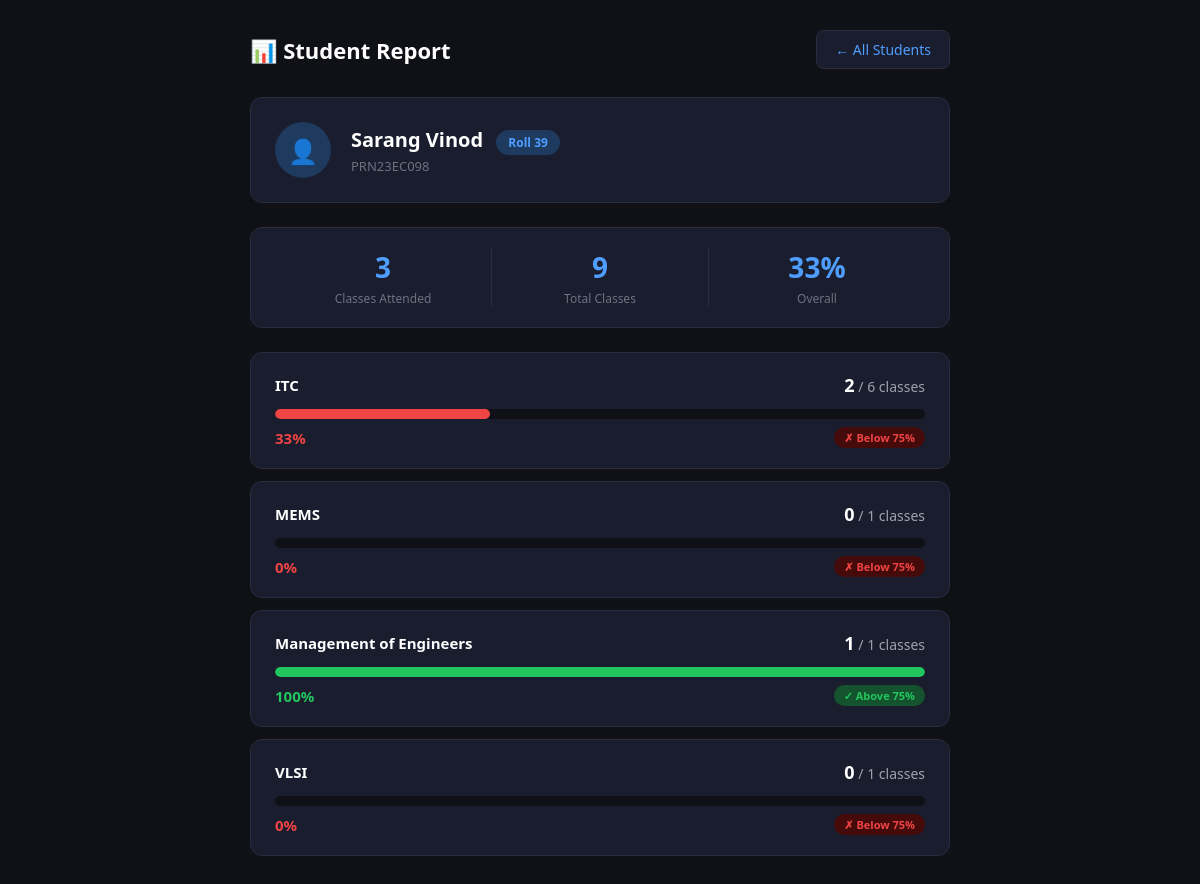
/student_report/PRN23EC098, run on the app's committed database.
### tables this page shows
CREATE TABLE students (
            roll_no      INTEGER PRIMARY KEY,
            student_id   TEXT NOT NULL UNIQUE,
            student_name TEXT NOT NULL
        );

### app2.py (the view)
@app.route("/student_report/<student_id>")
def student_report(student_id):
    student, report = get_student_report(student_id)
    if not student:
        return redirect(url_for("reports"))
    return render_template("student_report2.html", student=student, report=report)

### database2.py (called while the page is built)
def get_connection():
    conn = sqlite3.connect(DATABASE_FILE)
    conn.row_factory = sqlite3.Row
    return conn

### templates/Student_report2.html (shortened to what this page needs)
<!DOCTYPE html>
<html lang="en">
<head>
</head>
<body>
<div class="container">
    <header>
        <h1>📊 Student Report</h1>
        <a href="/reports" class="back-btn">← All Students</a>
    </header>
    <div class="student-card">
        <div class="avatar">👤</div>
        <div>
            <div class="student-name">
                {{ student.student_name }}
                <span class="roll-badge">Roll {{ student.roll_no }}</span>
            </div>
            <div class="student-meta">{{ student.student_id }}</div>
        </div>
    </div>
    {% if report %}
    {% set total_attended = report | sum(attribute='attended') %}
    {% set total_classes  = report | sum(attribute='total') %}
    {% set overall_pct    = ((total_attended / total_classes) * 100) | round | int if total_classes > 0 else 0 %}
    <div class="summary">
        <div class="summary-item">
            <div class="summary-num">{{ total_attended }}</div>
            <div class="summary-label">Classes Attended</div>
        </div>
        <div class="summary-item">
            <div class="summary-num">{{ total_classes }}</div>
            <div class="summary-label">Total Classes</div>
        </div>
        <div class="summary-item">
            <div class="summary-num">{{ overall_pct }}%</div>
            <div class="summary-label">Overall</div>
        </div>
    </div>
    {% for r in report %}
    <div class="subject-card">
        <div class="subject-header">
            <span class="subject-name">{{ r.subject }}</span>
            <span class="fraction">
                <span>{{ r.attended }}</span> / {{ r.total }} classes
            </span>
        </div>
        <div class="bar-bg">
            <div class="bar-fill bar-{{ r.status }}" style="width: {{ r.percentage }}%"></div>
        </div>
        <div class="subject-footer">
            <span class="pct-{{ r.status }}">{{ r.percentage }}%</span>
            {% if r.status == "good" %}
                <span class="tag tag-good">✓ Above 75%</span>
            {% elif r.status == "warning" %}
                <span class="tag tag-warning">⚠ Borderline</span>
            {% else %}
                <span class="tag tag-danger">✗ Below 75%</span>
            {% endif %}
        </div>
    </div>
    {% endfor %}
    {% else %}
    <div class="empty">
        <div style="font-size:48px">📭</div>
        <p style="margin-top:12px">No attendance records found for this student yet.</p>
    </div>
    {% endif %}
</div>
</body>
</html>

### templates/Student_report2.html (style rules this page uses)
* { margin: 0; padding: 0; box-sizing: border-box; }
body { font-family: 'Segoe UI', sans-serif; background: #0f1117; color: #ffffff; min-height: 100vh; padding: 30px 20px; }
.container { max-width: 700px; margin: 0 auto; }
header { display: flex; justify-content: space-between; align-items: center; margin-bottom: 28px; }
header h1 { font-size: 22px; font-weight: 700; }
.back-btn { background: #1a1d2e; color: #4f9eff; border: 1px solid #2a2d3e; padding: 9px 18px; border-radius: 8px; font-size: 14px; text-decoration: none; font-weight: 500; }
.student-card { background: #1a1d2e; border: 1px solid #2a2d3e; border-radius: 12px; padding: 24px; margin-bottom: 24px; display: flex; align-items: center; gap: 20px; }
.avatar { width: 56px; height: 56px; background: #1e3a5f; border-radius: 50%; display: flex; align-items: center; justify-content: center; font-size: 24px; flex-shrink: 0; }
.student-name { font-size: 20px; font-weight: 700; }
.student-meta { font-size: 13px; color: #6b7280; margin-top: 4px; }
.roll-badge { background: #1e3a5f; color: #4f9eff; padding: 4px 12px; border-radius: 20px; font-size: 12px; font-weight: 700; margin-left: 8px; }
.subject-card { background: #1a1d2e; border: 1px solid #2a2d3e; border-radius: 12px; padding: 20px 24px; margin-bottom: 12px; }
.subject-header { display: flex; justify-content: space-between; align-items: center; margin-bottom: 12px; }
.subject-name { font-size: 15px; font-weight: 600; }
.fraction { font-size: 14px; color: #9ca3af; }
.fraction span { font-size: 18px; font-weight: 700; color: #ffffff; }
.bar-bg { background: #0f1117; border-radius: 20px; height: 10px; overflow: hidden; margin-bottom: 8px; }
.bar-fill { height: 100%; border-radius: 20px; transition: width 0.5s ease; }
.bar-good { background: #22c55e; }
.bar-danger { background: #ef4444; }
.subject-footer { display: flex; justify-content: space-between; align-items: center; }
.pct-good { color: #22c55e; font-weight: 700; font-size: 15px; }
.pct-danger { color: #ef4444; font-weight: 700; font-size: 15px; }
.tag { font-size: 11px; font-weight: 600; padding: 3px 10px; border-radius: 20px; }
.tag-good { background: #14532d; color: #22c55e; }
.tag-danger { background: #450a0a; color: #ef4444; }
.summary { background: #1a1d2e; border: 1px solid #2a2d3e; border-radius: 12px; padding: 20px 24px; margin-bottom: 24px; display: flex; gap: 0; }
.summary-item { flex: 1; text-align: center; border-right: 1px solid #2a2d3e; padding: 0 16px; }
.summary-item:last-child { border-right: none; }
.summary-num { font-size: 28px; font-weight: 700; color: #4f9eff; }
.summary-label { font-size: 12px; color: #6b7280; margin-top: 4px; }

### data on the page
students: student_name "Sarang Vinod", roll_no "39", student_id "PRN23EC098"

### other printed values
{{ total_attended }} "3"
{{ total_classes }} "9"
{{ overall_pct }} "33"
{{ r.subject }} "ITC" "MEMS" "Management of Engineers" "VLSI"
{{ r.attended }} "2" "0" "1" "0"
{{ r.total }} "6" "1" "1" "1"
{{ r.percentage }} "33" "0" "100" "0"
